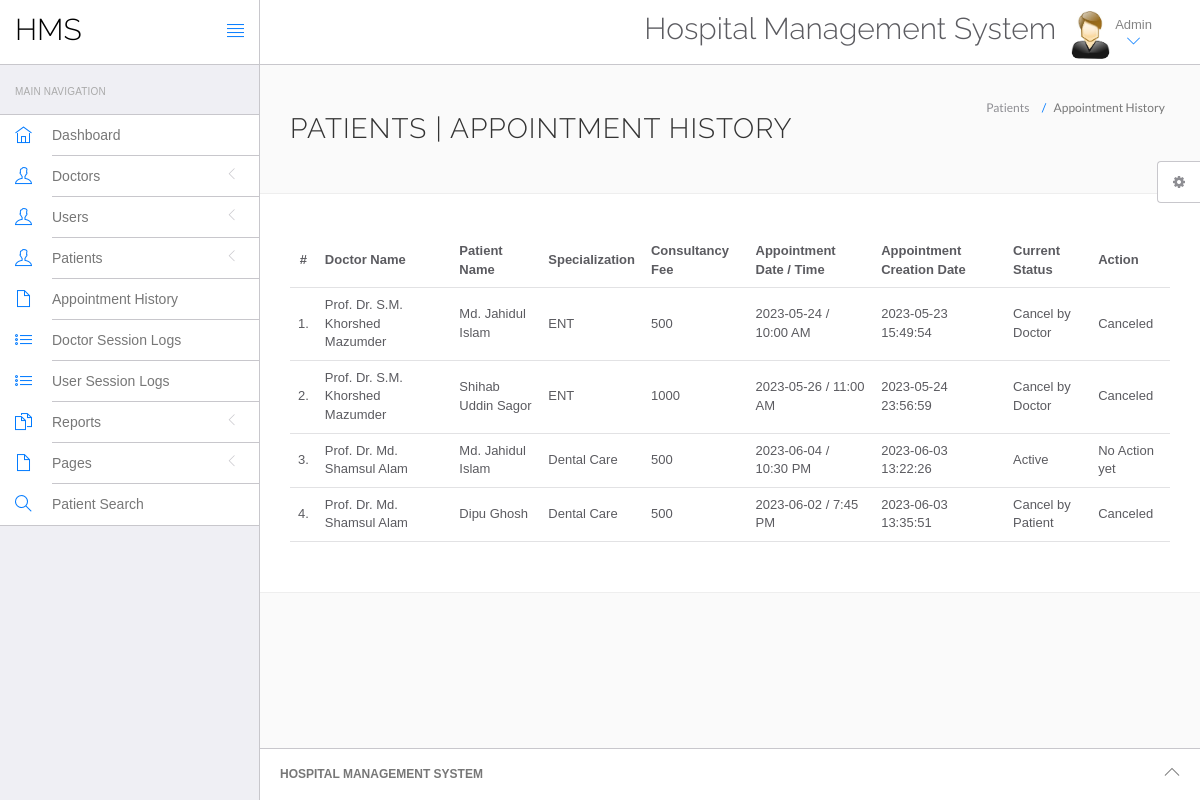
The app's page /hospital/hms/admin/appointment-history.php (signed in) with its own data.
### tables this page shows
CREATE TABLE `appointment` (
  `id` int(11) NOT NULL,
  `doctorSpecialization` varchar(255) DEFAULT NULL,
  `doctorId` int(11) DEFAULT NULL,
  `userId` int(11) DEFAULT NULL,
  `consultancyFees` int(11) DEFAULT NULL,
  `appointmentDate` varchar(255) DEFAULT NULL,
  `appointmentTime` varchar(255) DEFAULT NULL,
  `postingDate` timestamp NULL DEFAULT current_timestamp(),
  `userStatus` int(11) DEFAULT NULL,
  `doctorStatus` int(11) DEFAULT NULL,
  `updationDate` timestamp NULL DEFAULT NULL ON UPDATE current_timestamp()
);

CREATE TABLE `doctors` (
  `id` int(11) NOT NULL,
  `specilization` varchar(255) DEFAULT NULL,
  `doctorName` varchar(255) DEFAULT NULL,
  `address` longtext DEFAULT NULL,
  `docFees` varchar(255) DEFAULT NULL,
  `contactno` bigint(11) DEFAULT NULL,
  `docEmail` varchar(255) DEFAULT NULL,
  `password` varchar(255) DEFAULT NULL,
  `creationDate` timestamp NULL DEFAULT current_timestamp(),
  `updationDate` timestamp NULL DEFAULT NULL ON UPDATE current_timestamp()
);

CREATE TABLE `users` (
  `id` int(11) NOT NULL,
  `fullName` varchar(255) DEFAULT NULL,
  `address` longtext DEFAULT NULL,
  `city` varchar(255) DEFAULT NULL,
  `gender` varchar(255) DEFAULT NULL,
  `email` varchar(255) DEFAULT NULL,
  `password` varchar(255) DEFAULT NULL,
  `regDate` timestamp NULL DEFAULT current_timestamp(),
  `updationDate` timestamp NULL DEFAULT NULL ON UPDATE current_timestamp()
);

### hospital/hms/admin/appointment-history.php (the view, shortened to what this page needs)
<?php
include('include/config.php');
if(strlen($_SESSION['id']==0)) {
 header('location:logout.php');
  } else{
?>
<!DOCTYPE html>
<html lang="en">
	<head>
		<link rel="stylesheet" href="vendor/bootstrap/css/bootstrap.min.css">
		<link rel="stylesheet" href="vendor/fontawesome/css/font-awesome.min.css">
		<link rel="stylesheet" href="vendor/themify-icons/themify-icons.min.css">
		<link href="vendor/animate.css/animate.min.css" rel="stylesheet" media="screen">
		<link href="vendor/perfect-scrollbar/perfect-scrollbar.min.css" rel="stylesheet" media="screen">
		<link href="vendor/switchery/switchery.min.css" rel="stylesheet" media="screen">
		<link href="vendor/bootstrap-touchspin/jquery.bootstrap-touchspin.min.css" rel="stylesheet" media="screen">
		<link href="vendor/select2/select2.min.css" rel="stylesheet" media="screen">
		<link href="vendor/bootstrap-datepicker/bootstrap-datepicker3.standalone.min.css" rel="stylesheet" media="screen">
		<link href="vendor/bootstrap-timepicker/bootstrap-timepicker.min.css" rel="stylesheet" media="screen">
		<link rel="stylesheet" href="assets/css/styles.css">
		<link rel="stylesheet" href="assets/css/plugins.css">
		<link rel="stylesheet" href="assets/css/themes/theme-1.css" id="skin_color" />
	</head>
	<body>
		<div id="app">
<?php include('include/sidebar.php');?>
			<div class="app-content">
					<?php include('include/header.php');?>
				<div class="main-content" >
					<div class="wrap-content container" id="container">
						<section id="page-title">
							<div class="row">
								<div class="col-sm-8">
									<h1 class="mainTitle">Patients  | Appointment History</h1>
																	</div>
								<ol class="breadcrumb">
									<li>
										<span>Patients </span>
									</li>
									<li class="active">
										<span>Appointment History</span>
									</li>
								</ol>
							</div>
						</section>
						<div class="container-fluid container-fullw bg-white">
									<div class="row">
								<div class="col-md-12">
									<table class="table table-hover" id="sample-table-1">
										<thead>
											<tr>
												<th class="center">#</th>
												<th class="hidden-xs">Doctor Name</th>
												<th>Patient Name</th>
												<th>Specialization</th>
												<th>Consultancy Fee</th>
												<th>Appointment Date / Time </th>
												<th>Appointment Creation Date  </th>
												<th>Current Status</th>
												<th>Action</th>
											</tr>
										</thead>
										<tbody>
<?php
$sql=mysqli_query($con,"select doctors.doctorName as docname,users.fullName as pname,appointment.*  from appointment join doctors on doctors.id=appointment.doctorId join users on users.id=appointment.userId ");
$cnt=1;
while($row=mysqli_fetch_array($sql))
{
?>
											<tr>
												<td class="center"><?php echo $cnt;?>.</td>
												<td class="hidden-xs"><?php echo $row['docname'];?></td>
												<td class="hidden-xs"><?php echo $row['pname'];?></td>
												<td><?php echo $row['doctorSpecialization'];?></td>
												<td><?php echo $row['consultancyFees'];?></td>
												<td><?php echo $row['appointmentDate'];?> / <?php echo
												 $row['appointmentTime'];?>
												</td>
												<td><?php echo $row['postingDate'];?></td>
												<td>
<?php if(($row['userStatus']==1) && ($row['doctorStatus']==1))
{
	echo "Active";
}
if(($row['userStatus']==0) && ($row['doctorStatus']==1))
{
	echo "Cancel by Patient";
}
if(($row['userStatus']==1) && ($row['doctorStatus']==0))
{
	echo "Cancel by Doctor";
}
												?></td>
												<td >
												<div class="visible-md visible-lg hidden-sm hidden-xs">
							<?php if(($row['userStatus']==1) && ($row['doctorStatus']==1))
{
echo "No Action yet";
	 } else {
		echo "Canceled";
		} ?>
												</div>
												</td>
											</tr>
											<?php
$cnt=$cnt+1;
											 }?>
										</tbody>
									</table>
								</div>
							</div>
								</div>
					</div>
				</div>
			</div>
	<?php include('include/footer.php');?>
	<?php include('include/setting.php');?>
		</div>
	</body>
</html>
<?php } ?>

### hospital/hms/admin/include/sidebar.php (shortened to what this page needs)
<div class="sidebar app-aside" id="sidebar">
				<div class="sidebar-container perfect-scrollbar">
<nav>
						<div class="navbar-title">
							<span>Main Navigation</span>
						</div>
						<ul class="main-navigation-menu">
							<li>
								<a href="dashboard.php">
									<div class="item-content">
										<div class="item-media">
											<i class="ti-home"></i>
										</div>
										<div class="item-inner">
											<span class="title"> Dashboard </span>
										</div>
									</div>
								</a>
							</li>
							<li>
								<a href="javascript:void(0)">
									<div class="item-content">
										<div class="item-media">
											<i class="ti-user"></i>
										</div>
										<div class="item-inner">
											<span class="title"> Doctors </span><i class="icon-arrow"></i>
										</div>
									</div>
								</a>
								</li>
				<li>
								<a href="javascript:void(0)">
									<div class="item-content">
										<div class="item-media">
											<i class="ti-user"></i>
										</div>
										<div class="item-inner">
											<span class="title"> Users </span><i class="icon-arrow"></i>
										</div>
									</div>
								</a>
								</li>
								<li>
								<a href="javascript:void(0)">
									<div class="item-content">
										<div class="item-media">
											<i class="ti-user"></i>
										</div>
										<div class="item-inner">
											<span class="title"> Patients </span><i class="icon-arrow"></i>
										</div>
									</div>
								</a>
								</li>
<li>
								<a href="appointment-history.php">
									<div class="item-content">
										<div class="item-media">
											<i class="ti-file"></i>
										</div>
										<div class="item-inner">
											<span class="title"> Appointment History </span>
										</div>
									</div>
								</a>
							</li>
	<li>
								<a href="doctor-logs.php">
									<div class="item-content">
										<div class="item-media">
											<i class="ti-list"></i>
										</div>
										<div class="item-inner">
											<span class="title"> Doctor Session Logs </span>
										</div>
									</div>
								</a>
							</li>
							<li>
								<a href="user-logs.php">
									<div class="item-content">
										<div class="item-media">
											<i class="ti-list"></i>
										</div>
										<div class="item-inner">
											<span class="title"> User Session Logs </span>
										</div>
									</div>
								</a>
							</li>
				<li>
								<a href="javascript:void(0)">
									<div class="item-content">
										<div class="item-media">
											<i class="ti-files"></i>
										</div>
										<div class="item-inner">
											<span class="title"> Reports </span><i class="icon-arrow"></i>
										</div>
									</div>
								</a>
							</li>
				<li>
								<a href="javascript:void(0)">
									<div class="item-content">
										<div class="item-media">
											<i class="ti-file"></i>
										</div>
										<div class="item-inner">
											<span class="title"> Pages </span><i class="icon-arrow"></i>
										</div>
									</div>
								</a>
							</li>
								<li>
								<a href="patient-search.php">
									<div class="item-content">
										<div class="item-media">
											<i class="ti-search"></i>
										</div>
										<div class="item-inner">
											<span class="title"> Patient Search </span>
										</div>
									</div>
								</a>
							</li>
						</ul>
					</nav>
					</div>
			</div>

### hospital/hms/admin/include/header.php (shortened to what this page needs)
<header class="navbar navbar-default navbar-static-top">
					<div class="navbar-header">
						<a class="navbar-brand" href="#">
							<h2 style="padding-top:20%; color:#000 ">HMS</h2>
						</a>
						<a href="#" class="sidebar-toggler pull-right visible-md visible-lg" data-toggle-class="app-sidebar-closed" data-toggle-target="#app">
							<i class="ti-align-justify"></i>
						</a>
					</div>
					<div class="navbar-collapse collapse">
						<ul class="nav navbar-right">
								<li  style="padding-top:2% ">
								<h2>Hospital Management System</h2>
							</li>
							<li class="dropdown current-user">
								<a href class="dropdown-toggle" data-toggle="dropdown">
									<img src="assets/images/images.jpg" > <span class="username">
			Admin
									<i class="ti-angle-down"></i></i></span>
								</a>
							</li>
						</ul>
					</div>
				</header>

### hospital/hms/admin/include/footer.php
<footer>
				<div class="footer-inner">
					<div class="pull-left">
					<span class="text-bold text-uppercase"> Hospital Management System</span>
					</div>
					<div class="pull-right">
						<span class="go-top"><i class="ti-angle-up"></i></span>
					</div>
				</div>
			</footer>

### hospital/hms/admin/include/setting.php (shortened to what this page needs)
<div class="settings panel panel-default hidden-xs hidden-sm" id="settings">
				<button ct-toggle="toggle" data-toggle-class="active" data-toggle-target="#settings" class="btn btn-default">
					<i class="fa fa-spin fa-gear"></i>
				</button>
			</div>

### hospital/hms/admin/assets/css/plugins.css (style rules this page uses)
.perfect-scrollbar { overflow-y: hidden !important; }

### hospital/hms/admin/assets/css/themes/theme-1.css (style rules this page uses)
body { background: #FAFAFA; }
header .navbar-header { background: #ffffff !important; border-right-color: #c8c7cc !important; border-bottom-color: #c8c7cc !important; }
header .navbar-header .sidebar-toggler, header .navbar-header .sidebar-mobile-toggler { color: #007aff !important; }
header .navbar-header .navbar-brand { color: #777 !important; }
header .navbar-collapse { background: #ffffff !important; border-bottom-color: #c8c7cc !important; box-shadow: none !important; }
header .navbar-collapse .navbar-right > li > a { color: #777; }
header .navbar-collapse .navbar-right > li > a i { color: #007aff !important; }
#sidebar { background: #EFEFF4 !important; }
#sidebar:before { border-right-width: "1px" !important; border-right-style: solid; border-right-color: #c8c7cc !important; }
#sidebar nav { border-right-width: "1px" !important; border-right-style: solid; border-right-color: #c8c7cc !important; }
#sidebar nav .navbar-title { color: #aaaaaa; }
#sidebar nav > ul { background: #ffffff !important; border-bottom-color: #c8c7cc !important; border-top-color: #c8c7cc !important; }
#sidebar nav > ul > li > a .item-media > i { color: #007aff !important; }
#sidebar nav > ul > li > a .item-inner { color: #777 !important; border-bottom-color: #c8c7cc; }
#app > footer { background: #ffffff !important; border-top-color: #c8c7cc !important; color: #777; }

### records on screen
appointment: doctorId.doctorName "Prof. Dr. S.M. Khorshed Mazumder", userId.fullName "Md. Jahidul Islam", doctorSpecialization "ENT", consultancyFees "500", appointmentDate "2023-05-24", appointmentTime "10:00 AM", postingDate "2023-05-23 15:49:54", userStatus "Cancel by Doctor"
appointment: doctorId.doctorName "Prof. Dr. S.M. Khorshed Mazumder", userId.fullName "Shihab Uddin Sagor", doctorSpecialization "ENT", consultancyFees "1000", appointmentDate "2023-05-26", appointmentTime "11:00 AM", postingDate "2023-05-24 23:56:59", userStatus "Cancel by Doctor"
appointment: doctorId.doctorName "Prof. Dr. Md. Shamsul Alam", userId.fullName "Md. Jahidul Islam", doctorSpecialization "Dental Care", consultancyFees "500", appointmentDate "2023-06-04", appointmentTime "10:30 PM", postingDate "2023-06-03 13:22:26", userStatus "Active"
appointment: doctorId.doctorName "Prof. Dr. Md. Shamsul Alam", userId.fullName "Dipu Ghosh", doctorSpecialization "Dental Care", consultancyFees "500", appointmentDate "2023-06-02", appointmentTime "7:45 PM", postingDate "2023-06-03 13:35:51", userStatus "Cancel by Patient"
